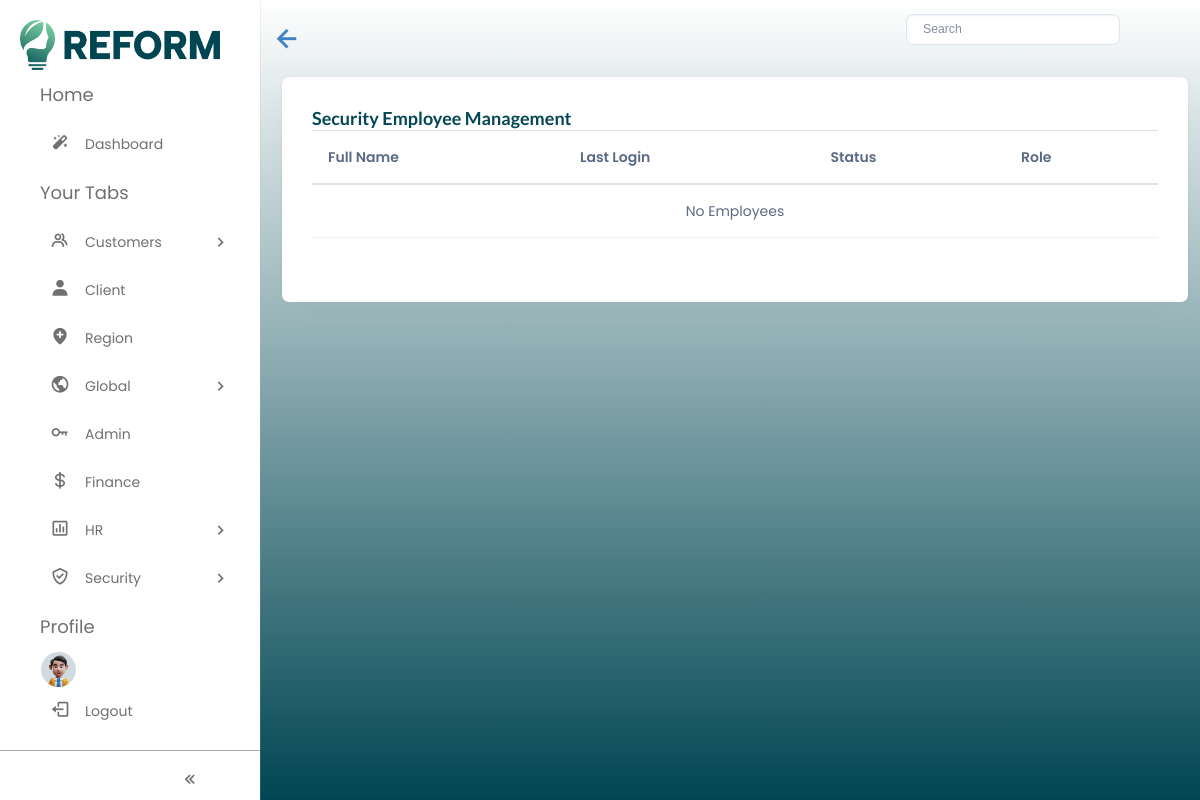
/s_employee (signed in), run on an earlier commit of the app's database.
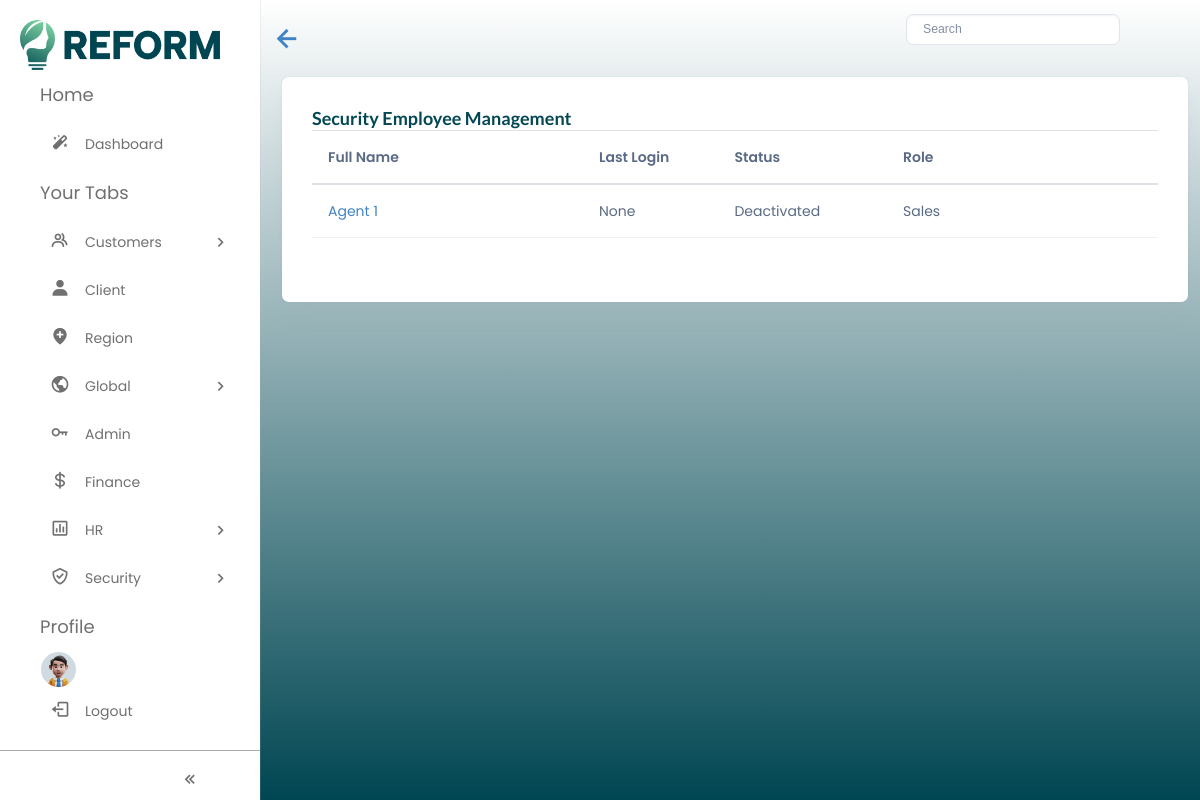
And on a later commit of the database.
### user/models.py (models this page shows)
class User(AbstractUser):
    username = None
    username = models.CharField(max_length=100, unique=True)
    email = models.EmailField(_('email address'), unique=True)
    role = models.CharField(max_length=100, blank=True, null=True)
    department = models.CharField(max_length=100, blank=True, null=True)
    satatus = models.BooleanField(default=True)
    dob = models.DateField(blank=True, null=True)
    start_date = models.DateField(default=datetime.date.today)
    USERNAME_FIELD = 'email'
    REQUIRED_FIELDS = ['username']
    dashboard = models.BooleanField(default=False)
    mcustomer = models.BooleanField(default=False)
    client = models.BooleanField(default=False)
    archive = models.BooleanField(default=False)
    council = models.BooleanField(default=False)
    admin = models.BooleanField(default=False)
    stage = models.BooleanField(default=False)
    globals = models.BooleanField(default=False)
    finance = models.BooleanField(default=False)
    hr = models.BooleanField(default=False)
    security = models.BooleanField(default=False)
    is_employee = models.BooleanField(default=False)
    is_archive = models.BooleanField(default=False)
    last_login = models.DateTimeField(blank=True, null=True)
    status = models.BooleanField(default=False)
    approved = models.CharField(max_length=100, blank=True, null=True)
    customer = models.BooleanField(default=False)
    product = models.BooleanField(default=False)
    funding_route = models.BooleanField(default=False)
    CJ = models.BooleanField(default=False)
    QA = models.BooleanField(default=False)
    h_dashboard = models.BooleanField(default=False)
    h_employee = models.BooleanField(default=False)
    h_application = models.BooleanField(default=False)
    h_onboarding = models.BooleanField(default=False)
    h_timesheet = models.BooleanField(default=False)
    h_emp_action = models.BooleanField(default=False)
    h_emp_notify = models.BooleanField(default=False)
    h_offboarding = models.BooleanField(default=False)
    h_org_chart = models.BooleanField(default=False)
    knowledge_base = models.BooleanField(default=False)
    s_employee = models.BooleanField(default=False)
    s_role = models.BooleanField(default=False)
    s_client = models.BooleanField(default=False)
    is_client = models.BooleanField(default=False)
    suggestions = models.BooleanField(default=False)
    suggestion = models.BooleanField(default=False)
    new_suggestion = models.BooleanField(default=False)
    objects = UserManager()

### security_app/views.py (the view)
# urls.py: path('s_employee',views.s_employee,name='s_employee'),
@login_required
def s_employee(request):
    if request.session.get("first_name"):
        delete_customer_session(request)
    employes = User.objects.filter(is_employee=True, is_archive=False)
    return render(request, "home/s_employee.html", {'emps': employes})

### security_app/views.py (called while the page is built)
def delete_customer_session(request):
    keys_to_delete = [
        'first_name', 'last_name', 'phone_number', 'email', 'postcode',
        'street_name', 'house_name', 'city', 'county', 'country',
        'campaign', 'client'
    ]
    for key in keys_to_delete:
        request.session.pop(key, None)

### security_app/templates/home/s_employee.html (shortened to what this page needs)
{% extends "base.html" %}
{% load static %}
{% load custom %}
{% block search %}
<input
  class="form-control me-2"
  type="search"
  placeholder="Search"
  aria-label="Search"
  id="myInput"
/>
{% endblock %}
{% block content %}
<div class="container-fluid" style="max-width:1500px">
  <div class="row">
    <div class="col-lg-12 d-flex align-items-stretch w-100">
      <div class="card w-100">
        <div class="card-body">
          <div class="mb-3 mb-sm-0">
            <a href="#">
              <h5 class="card-title fw-semibold text-primary">Security Employee Management</h5>
            </a>
          </div>
          <div class="d-sm-flex d-block align-items-center justify-content-between mb-9">
            <table class="table" id="employeeTable">
              <thead>
                <tr>
                  <th>
                    Full Name
                  </th>
                  <th>
                    Last Login
                  </th>
                  <th onclick="sortTable(4)">
                    Status
                  </th>
                  <th onclick="sortTable(2)">
                    Role
                  </th>
                </tr>
              </thead>
              <tbody id="myTable">
                {% if emps %}
                  {% for emp in emps %}
                    <tr>
                      <td class="text-underlined" style="width: 20%;">
                        <a href="{% url 'security_app:s_edit_employee' emp.id %}">{{ emp.first_name }} {{ emp.last_name }}</a>
                      </td>
                      <td style="width: 10%;">{{ emp.last_login }}</td>
                      <td style="width: 10%;">{% if emp.status %} Active {% else %} Deactivated {% endif %}</td>
                      <td style="width: 20%;">
                        {% if emp.approved == 'deny' %}
                          -
                        {% else %}
                          {{ emp.role }}
                        {% endif %}
                      </td>
                    </tr>
                  {% endfor %}
                {% else %}
                  <tr class="text-center display-flex align-items-center justify-content-center">
                    <td colspan="7" class="text-center">No Employees</td>
                  </tr>
                {% endif %}
              </tbody>
            </table>
          </div>
        </div>
      </div>
    </div>
  </div>
</div>
{% endblock content %}

What changed in the data, as far as the page shows it:
added User: first_name "Agent", last_name "1", last_login "None", status "Deactivated", role "Sales"
Also different on the page:
text no longer shown: "No Employees"
